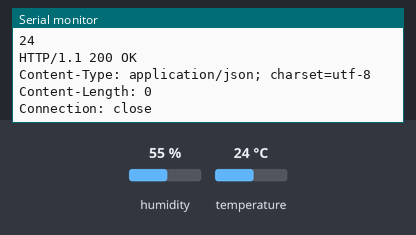
Recording of a sketch running on a simulated ESP8266 (NodeMCU). Shown: the last lines printed to the serial monitor. The inputs (shaded band) are chosen by the test bench; at power-on: temperature 24 °C, humidity 55 %. WiFi joins after 1.5 s; servers stay silent unless stated; uploads are accepted with an empty reply.

Above: at 2.7 s.
2.8 s: temperature set to 12 °C
At 3.4 s:
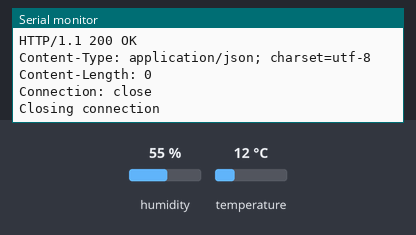
15.6 s: temperature set to 19 °C
At 24.32 s:
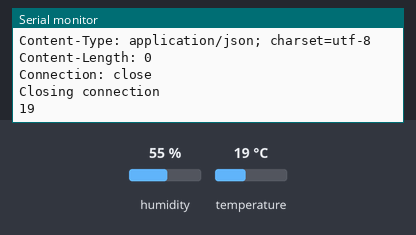
Timing chart, 0 to 25.8 s (numbered marks = the images above; inputs shaded):
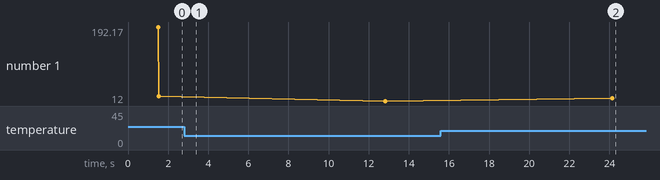

Measured:
- after the input at 15.6 s, the serial monitor: prints a new line after 8.5 s (image 2)
- plotted number 1: 24 → 12 after the input at 2.8 s, 12 → 19 after the input at 15.6 s

The sketch:

TestModuloWifi.ino
```cpp
// Import required libraries
#include <DHT.h>
#include "ESP8266WiFi.h"

//Inicializar el sensor
#define DHTPIN 2 //Se conecta al pin 2 del modulo
#define DHTTYPE DHT11

// WiFi parameters
const char* ssid = "itesm"; //Red
const char* password = NULL; //contraseña de la red
const char* host = "10.15.82.226"; //direccion IP del servidor

DHT dht(DHTPIN, DHTTYPE, 15);

void setup(void)
{
  // Start Serial
  Serial.begin(115200);
  delay(10);

  //Se inicia el sensor
  dht.begin();

  // Connect to WiFi
  WiFi.begin(ssid, password);
  while (WiFi.status() != WL_CONNECTED) {
    delay(500);
    Serial.print(".");
  }
  Serial.println("");
  Serial.println("WiFi connected");
  // Print the IP address
  Serial.println(WiFi.localIP());
}


void loop() {
  int t = (int)dht.readTemperature();
  Serial.println(t);

  WiFiClient client;
  const int httpPort = 8084;

  if(!client.connect(host, httpPort)){
    Serial.println("connection failed");
    return;
  }

  //Se envia el valor al servidor
  client.print(String("GET /ProyectoJava/dataBridge?temperature=") + String(t) + " HTTP/1.1\r\n" +
  "Host: " + host + "\r\n" +
  "Connection: close\r\n\r\n");
  delay(10);

  while(client.available()){
    String line = client.readStringUntil('\r');
    Serial.print(line);
  }

  Serial.println();
  Serial.println("Closing connection");

  delay(10000);

}
```
